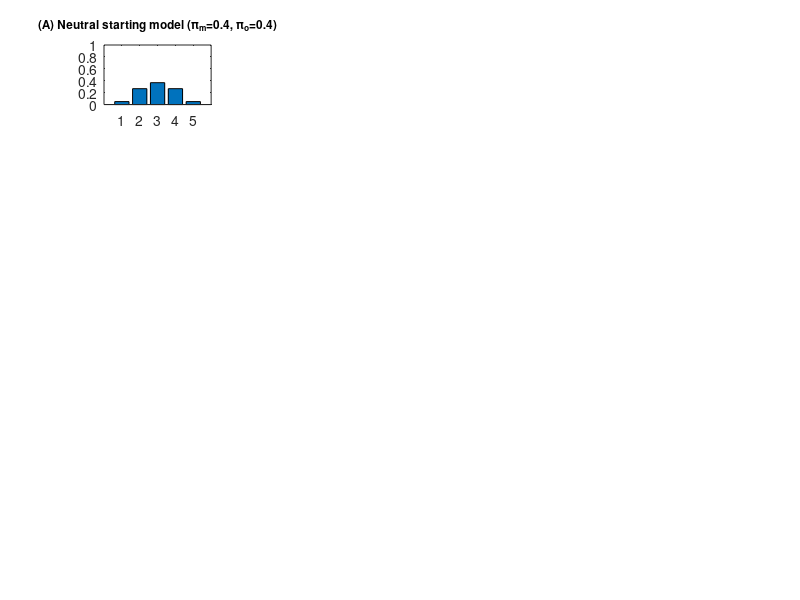

Recreate this plot in MATLAB. (Note: this script raises an error after producing the figure.)




clear all
close all




% Observations
load S.mat; cond=4;                                                         % Load specific observations
o1=S(cond).O1(1,:);                                                         % Positive to negative to positive again
o1=[o1 o1];                                                                 % Double the size of o1 to get more observations
o2=[o1 o1];                                                                 % Double the size of o2 to get more observations
% plot(o1);                                                                 % Plot (normally distributed) observations


% Lenghts for for loops
NO1 = max(o1);                                                              %   10    O1   outcomes
NO2 = max(o2);                                                              %   10    O2   outcomes
NS1 = 5;                                                                    %    5    S1   states (of the self)
NM1 = 4;                                                                    %    4    M1   models (of the self)
NS2 = 5;                                                                    %    5    S2   states (of the other)
NM2 = 4;                                                                    %    4    M1   models (of the other)
Tau = 2;                                                                    %    2   Tau   observations per trial
T =  length(o1)/2;                                                          %   80     T   trials
Nobs = length(o1);                                                          %  160    O1   observations (behaviours)


% Key parameters
eta   = [0.80  0.40  0.80  0.50];                                           % Learning rate (high = fast update of Dirichlet priors)
omega = [0.95  0.95  0.95  0.90];                                           % Forgetting rate (high = slow forgetting of Dirichlet priors)
ps1   = [1.20  0.40  1.20  1.00];                                           % Precision of P(s1|m1): Higher = internal self-mentalizing
ps2   = [0.30  0.30  0.30  1.00];                                           % Precision of P(s2|m2): Higher = internal other-mentalizing
po1   =  0.40;                                                              % Precision of P(o1|s1): Higher = external self-mentalizing
po2   =  0.40;                                                              % Precision of P(o2|s2): Higher = external other-mentalizing




% Hyperpriors: priors of mental states: P(s1|m1)
% (how mental states are generated by model of Self)
S1 = [0 3 5 7 10];                                                          % Values x at which to evaluate probability density function
prior_s1_m1(:, 1 ) = normpdf(S1,  1,  1/ps1(1));                            % Discrete Gaussian with μ=01 & σ=1/ps1, reflecting states under  NEGATIVE  mental model
prior_s1_m1(:, 2 ) = normpdf(S1,  5,  1/ps1(2));                            % Discrete Gaussian with μ=05 & σ=1/ps1, reflecting states under   NORMAL   mental model
prior_s1_m1(:, 3 ) = normpdf(S1,  9,  1/ps1(3));                            % Discrete Gaussian with μ=09 & σ=1/ps1, reflecting states under  POSITIVE  mental model
prior_s1_m1(:, 4 ) = ones(1, 5, 1/ps1(4));                                  % Discrete Gaussian with only 1s,        reflecting states under   EMPTY    mental model

% Hyperpriors: priors of mental states: P(s2|m2)
% (how mental states are generated by model of Other)
S2 = [0 3 5 7 10];                                                          % Values x at which to evaluate probability density function
prior_s2_m2(:, 1 ) = normpdf(S2,  1,  1/ps2(1));                            % Discrete Gaussian with μ=01 & σ=1/ps1, reflecting states under  NEGATIVE  mental model
prior_s2_m2(:, 2 ) = normpdf(S2,  5,  1/ps2(2));                            % Discrete Gaussian with μ=05 & σ=1/ps1, reflecting states under   NORMAL   mental model
prior_s2_m2(:, 3 ) = normpdf(S2,  9,  1/ps2(3));                            % Discrete Gaussian with μ=09 & σ=1/ps1, reflecting states under  POSITIVE  mental model
prior_s2_m2(:, 4 ) = ones(1, 5, 1/ps1(4));                                  % Discrete Gaussian with only 1s,        reflecting states under   EMPTY    mental model

% Normalize priors (to ensure probabilities sum to 1)
% (by dividing each prior with the sum of its states)
P_S1_M11(:, 1 ) = prior_s1_m1(:, 1 )./sum(prior_s1_m1(:, 1 ));               % P(S1|M1) = States under  NEGATIVE  model
P_S1_M11(:, 2 ) = prior_s1_m1(:, 2 )./sum(prior_s1_m1(:, 2 ));               % P(S1|M1) = States under INTEGRATED model
P_S1_M11(:, 3 ) = prior_s1_m1(:, 3 )./sum(prior_s1_m1(:, 3 ));               % P(S1|M1) = States under  POSITIVE  model
P_S1_M11(:, 4 ) = prior_s1_m1(:, 4 )./sum(prior_s1_m1(:, 4 ));               % P(S1|M1) = States under    EMPTY   model
P_S2_M22(:, 1 ) = prior_s2_m2(:, 1 )./sum(prior_s2_m2(:, 1 ));               % P(S2|M2) = States under  NEGATIVE  model
P_S2_M22(:, 2 ) = prior_s2_m2(:, 2 )./sum(prior_s2_m2(:, 2 ));               % P(S2|M2) = States under INTEGRATED model
P_S2_M22(:, 3 ) = prior_s2_m2(:, 3 )./sum(prior_s2_m2(:, 3 ));               % P(S2|M2) = States under  POSITIVE  model
P_S2_M22(:, 4 ) = prior_s2_m2(:, 4 )./sum(prior_s2_m2(:, 4 ));               % P(S2|M2) = States under    EMPTY   model




% Initialize distributions
% for trial-trial inferences
P_S1_M1_O =  nan(NS1, NM1, T);                                              % 5x4x40   matrix  encoding P(S1|M1,O1,O2) over T=40 trials
P_S2_M2_O =  nan(NS2, NM2, T);                                              % 5x4x40   matrix  encoding P(S2|M2,O1,O2) over T=40 trials
P_S1_O    =  nan(NS1, T);                                                   % 5x40     matrix  encoding P(S1|O1,O2)    over T=40 trials
P_S2_O    =  nan(NS2, T);                                                   % 5x40     matrix  encoding P(S1|O1,O2)    over T=40 trials
P_M1_O    =  nan(NM1, T);                                                   % 4x40     matrix  encoding P(M1|O1,O2)    over T=40 trials
P_M2_O    =  nan(NM2, T);                                                   % 4x40     matrix  encoding P(M1|O1,O2)    over T=40 trials
Pr        =  nan(NS1, NS2, NM1);                                            % 5x3x4    matrix  encoding P(S1,S2|M1)
P_O_SM    =  nan(NS1, NM1, NM1);                                            % 5x4      matrix  encoding P(O1|S1,M1,S2,M2)
P_S1_M1   =  nan(NS1, NM1);                                                 % 5x4      matrix  encoding P(S1|M1)      (second-level likelihood) (see line 116)
P_S2_M2   =  nan(NS2, NM2);                                                 % 5x4      matrix  encoding P(S2|M2)      (second-level likelihood) (see line 116)
P_O2_S2   =  nan(NO2, NS2);                                                 % 10x5     matrix  encoding P(O2|S2)      (first-level likelihood)  (see line 89)
P_O1_S1S2 =  nan(NO1, NS1, NS2);                                            % 10x5     matrix  encoding P(O1|S1,S2)   (first-level likelihood)  (see line 89)




% Get likelihoods
O1 = 1:1:max(o1);                                                           % Outcomes [1 2 3 4 5 6 7 8 9 10]
O2 = 1:1:max(o2);                                                           % Outcomes [1 2 3 4 5 6 7 8 9 10]

dmu=[0 0 0 0 0];                                                            % For this simulation, we assume dmu=0
dsig=0;                                                                     % For this simulation, we assume dsig=0

for s1=1:NS1                                                                % For loop to create (10x5x5) likelihood matrix P(O1|S1,S2)
    
    for s2=1:NS2                                                            % and 10x5 likelihood matrix P(O2|S2)
        
        % dmu = 5*(S2(s2)-5);                                               % External state shifts mean up or down
        % dsig = 0.1*abs((S2(s2)-5));                                       % External state also reduces precision

        pdf = normpdf(O1, S1(s1)+dmu(s2), 1/po1+dsig);                      % Discrete Gaussian (defining S1-S2 likelihood) with μ=S1+dmu & σ=1/po1+dsig
        P_O1_S1S2(:, s1, s2) = pdf./sum(pdf);                               % Normalize Gaussian by dividing each of its columns with its SUM
        P_O2_S2(:, s2)=normpdf(O2, S2(s2), 1/po2);                          % Discrete Gaussian (defining S2 likelihood) with μ=S2 & σ=1/po1+dsig
        
    end

end                                                                         % End result is 10x5 matrix representing all outcome-state mappings




o=1;                                                                        % Indicator of which observation the agent experiences at trial t, time tau
i=1;                                                                        % Indicator of Figure position (see PLOTTING section below)

for model=1:5
    
    
    if model==1                                                             % IF function to run through five models
       FF=figure;                                                           % Open up one and only figure in the first iteration
       % FF = figure('Position', [100, 100, 1550, 1100]);                   % Use this to print out figure in a higher resolution
       prior_m1 = [0 1 0 0];                                                % This allows only the NORMAL self-model to be active
       prior_m2 = [0 1 0 0];                                                % This allows only the NORMAL other-model to be active
       colour='cyan';
       o1=[S(6).O1(1,:) S(6).O1(1,:)];                                      % Integrative other-behaviours
       o2=[S(4).O1(1,:) S(4).O1(1,:)];                                      % Normative self-behaviours
    
    elseif model==2
       prior_m1 = [1 0 0 0];                                                % This allows only the NEGATIVE self-model to be active
       prior_m2 = [1 0 0 0];                                                % This allows only the NEGATIVE other-model to be active
       colour = [0.1000 0.4470 0.9000];
       o1=[S(6).O1(1,:) S(6).O1(1,:)];                                      % Integrative other-behaviours
       o2=[S(1).O1(1,:) S(1).O1(1,:)];                                      % Negative self-behaviours
    
    elseif model==3
       prior_m1 = [0 0 1 0];                                                % This allows only the POSITIVE self-model to be active
       prior_m2 = [0 0 1 0];                                                % This allows only the POSITIVE other-model to be active
       colour = [0.95 0 0];
       o1=[S(6).O1(1,:) S(6).O1(1,:)];                                      % Integrative other-behaviours
       o2=[S(2).O1(1,:) S(2).O1(1,:)];                                      % Positive self-behaviours
    
    elseif model==4
       prior_m1 = [1 0 1 0];                                                % This allows both the NEGATIVE & POSITIVE self-models to be active (creating a SPLIT mental model)
       prior_m2 = [1 0 1 0];                                                % This allows both the NEGATIVE & POSITIVE other-models to be active (creating a SPLIT mental model)
       colour='black';
       o1=[S(6).O1(1,:) S(6).O1(1,:)];                                      % Integrative other-behaviours
       o2=[S(3).O1(1,:) S(3).O1(1,:)];                                      % Split self-behaviours
              
    else
       prior_m1 = [0 0 0 1];                                                % This allows only the EMPTY self-model to be active
       prior_m2 = [0 0 0 1];                                                % This allows only the EMPTY other-model to be active
       colour='yellow';
       o1=[S(6).O1(1,:) S(6).O1(1,:)];                                      % Integrative other-behaviours
       o2=[S(7).O1(1,:) S(7).O1(1,:)];                                      % Disorganized self-behaviours
    
    end
    
    
    P_M1(:,1) = prior_m1./sum(prior_m1);                                    % Normalize distribution of mental model: P(M1)
    P_M2(:,1) = prior_m2./sum(prior_m2);                                    % Normalize distribution of mental model: P(M2)
    
    % Technically, you should only do this for the split model which
    % employs two NMs: negative and positive.
    for m=1:NM2                                                
        P_S2_M2(:, m)  = P_S2_M22(:, m)*P_M2(m);
        P_S1_M1(:, m)  = P_S1_M11(:, m)*P_M1(m);
    end
    
    
    for t=1:T                                                               % For loop from t=1 to T=40 (number of trials)
        
        
        % -------------------------------------------------------------- % 
        % ------------------------- INFERENCE -------------------------- % 
        % -------------------------------------------------------------- % 
        %  Inference involves inverting the model by looping over states % 
        % -------------------------------------------------------------- % 
        for tau=1:Tau                                                       % For loop from tau=1 to Tau=2 (number of observations per trial)
            
            for s2=1:NS2
                
                for m1=1:NM1                                                % For loop from m1=1 to NM1=4 (number of state configurations / hyperpriors)
                
                % PRIORS
                if tau==1                                                   % If-then function to create priors of states based on mental models: P(S1|M1)
                   Pr(:,s2,m1)  = P_S2_M2(s2,m1,t)*P_S1_M1(:,m1,t);         % For the first observation (at t=1 & tau=1) the prior is P(S2|M2)(*P(M2))*P(S1|M1)*(P(M1))
                else                                                        % For all other (tau) observations (in all other trials), 
                   Pr(:,s2,m1)  = P_S_O(:, s2, m1);                         % the prior is simply the previous posterior: P(S1,M1,S2,M2|O1,O2)
                end                                                         % Pr = Prior = 5x5x4 matrix = how states are under given self-other models
                
                % LIKELIHOODS
                P_O_SM(:,s2,m1) = P_O1_S1S2(o1(o),:,s2)*P_O2_S2(o2(o),s2);  % Likelihood of observations = P(O1|S1,S2) * P(O2|S2)
                
                end
                
            end
            
            % BAYESIAN INVERSION                                            % Use Bayes' rule to invert generative model and obtain P(S1,M1,S2,M2|O1,O2)
            P_J   = Pr.*P_O_SM;                                             % Bayes numerator: Joint probability: P(O1,S1,M1,O2,S2,M2)
            Po    = sum(P_J(:));                                            % Bayes denominator: Marinal probability: P(O1,O2)
            P_S_O = P_J./Po;                                                % Posterior: P(S1,M1,S2,M2|O1,O2) = Joint / Marginal = 10x4 matrix
            
            o=o+1;                                                          % Add 1 to the variable that indicates which observation is experienced at trial T, time tau
        
        end
        
        % Marginal posteriors at the end of the trial
        P_S1_M1_O(:,:,t) = squeeze(sum(P_S_O,2));                           % Squeeze the posterior at time t into a placeholder variable
        P_S2_M2_O(:,:,t) = squeeze(sum(P_S_O,1));                           % Squeeze the posterior at time t into a placeholder variable
        
        P_S1_O(:,t)      = sum(sum(P_S_O,3),2);                             % Sum rows of P(S1|O1,O2) (prob of S1 states given observations across all models)
        P_S2_O(:,t)      = sum(sum(P_S_O,3),1);                             % Sum rows of P(S2|O1,O2) (prob of S2 states given observations across all models)
        
        P_M1_O(:,t)      = squeeze(sum(sum(P_S_O,2),1));                    % Sum columns of P_S_O (prob of each model being endorsed based on state likelihood)
        
        
        % -------------------------------------------------------------- % 
        % ------------------------- LEARNING --------------------------- % 
        % -------------------------------------------------------------- % 
        %  Learning involves updating Dirichlet concentration parameters % 
        % -------------------------------------------------------------- % 
        
        if model==1
           
           prior_s1_m1(:,2) = omega(2)*prior_s1_m1(:,2) + ...               % Dirichlet prior denoting P(S1|M1=NEGATIVE)
                              eta(2)*P_S1_M1_O(:,2,t);
           prior_s2_m2(:,2) = omega(2)*prior_s2_m2(:,2) + ...               % Dirichlet prior denoting P(S2|M2=NEGATIVE)
                              eta(2)*P_S2_M2_O(:,2,t);
           P_S1_M1(:, 2, t+1) = prior_s1_m1(:, 2)/sum(prior_s1_m1(:,2),1);  % Column 1 of P(S1|M1=NEGATIVE)   divided by its sum
           P_S2_M2(:, 2, t+1) = prior_s2_m2(:, 2)/sum(prior_s2_m2(:,2),1);  % Column 1 of P(S2|M2=NEGATIVE)   divided by its sum
           
        elseif model==2
               
               prior_s1_m1(:,1) = omega(1)*prior_s1_m1(:,1) + ...           % Dirichlet prior denoting P(S1|M1=NEGATIVE)
                                  eta(1)*P_S1_M1_O(:,1,t);
               prior_s2_m2(:,1) = omega(1)*prior_s2_m2(:,1) + ...                  % Dirichlet prior denoting P(S2|M2=NEGATIVE)
                                  eta(1)*P_S2_M2_O(:,1,t);
               P_S1_M1(:, 1, t+1) = prior_s1_m1(:, 1)/sum(prior_s1_m1(:,1),1);     % Column 1 of P(S1|M1=NEGATIVE)   divided by its sum
               P_S2_M2(:, 1, t+1) = prior_s2_m2(:, 1)/sum(prior_s2_m2(:,1),1);     % Column 1 of P(S2|M2=NEGATIVE)   divided by its sum

        elseif model==3
               
               prior_s1_m1(:,3) = omega(3)*prior_s1_m1(:,3) + ...           % Dirichlet prior denoting P(S1|M1=NEGATIVE)
                                  eta(3)*P_S1_M1_O(:,3,t);
               prior_s2_m2(:,3) = omega(3)*prior_s2_m2(:,3) + ...           % Dirichlet prior denoting P(S2|M2=NEGATIVE)
                                  eta(3)*P_S2_M2_O(:,3,t);
               P_S1_M1(:, 3, t+1) = prior_s1_m1(:, 3)/sum(prior_s1_m1(:,3),1); % Column 1 of P(S1|M1=NEGATIVE)   divided by its sum
               P_S2_M2(:, 3, t+1) = prior_s2_m2(:, 3)/sum(prior_s2_m2(:,3),1); % Column 1 of P(S2|M2=NEGATIVE)   divided by its sum
               
        elseif model==4
               
               prior_s1_m1(:,1) = omega(1)*prior_s1_m1(:,1) + ...           % Dirichlet prior denoting P(S1|M1=NEGATIVE)
                                  eta(1)*P_S1_M1_O(:,1,t);
               prior_s1_m1(:,3) = omega(3)*prior_s1_m1(:,3) + ...           % Dirichlet prior denoting P(S1|M1=POSITIVE)
                                  eta(3)*P_S1_M1_O(:,3,t);
               prior_s2_m2(:,1) = omega(1)*prior_s2_m2(:,1) + ...           % Dirichlet prior denoting P(S2|M2=NEGATIVE)
                                  eta(1)*P_S2_M2_O(:,1,t);
               prior_s2_m2(:,3) = omega(3)*prior_s2_m2(:,3) + ...           % Dirichlet prior denoting P(S3|M3=POSITIVE)
                                  eta(3)*P_S2_M2_O(:,3,t);
               P_S1_M1(:, 1, t+1) = prior_s1_m1(:, 1)/sum(prior_s1_m1(:,1),1); % Column 2 of P(S1|M1=NEGATIVE) divided by its sum
               P_S1_M1(:, 3, t+1) = prior_s1_m1(:, 3)/sum(prior_s1_m1(:,3),1); % Column 3 of P(S1|M1=POSITIVE) divided by its sum
               P_S2_M2(:, 1, t+1) = prior_s2_m2(:, 1)/sum(prior_s2_m2(:,1),1); % Column 2 of P(S2|M2=NEGATIVE) divided by its sum
               P_S2_M2(:, 3, t+1) = prior_s2_m2(:, 3)/sum(prior_s2_m2(:,3),1); % Column 3 of P(S2|M2=POSITIVE) divided by its sum
               
         elseif model==5
                
                prior_s1_m1(:,4) = omega(4)*prior_s1_m1(:,4) + ...          % Dirichlet prior denoting P(S1|M1=EMPTY)
                                   eta(4)*P_S1_M1_O(:,4,t);
                prior_s2_m2(:,4) = omega(4)*prior_s2_m2(:,4) + ...          % Dirichlet prior denoting P(S4|M4=EMPTY)
                                   eta(4)*P_S2_M2_O(:,4,t);
                P_S1_M1(:, 4, t+1) = prior_s1_m1(:, 4)/sum(prior_s1_m1(:,4),1); % Column 4 of P(S1|M1=EMPTY)      divided by its sum
                P_S2_M2(:, 4, t+1) = prior_s2_m2(:, 4)/sum(prior_s2_m2(:,4),1); % Column 4 of P(S2|M2=EMPTY)      divided by its sum

         end
        
        
    end
    
    
    
    % ------------------------------------------------------------------ % 
    % --------------------------- PLOTTING ----------------------------- % 
    % ------------------------------------------------------------------ % 
    %                Plotting iteratively all five models                % 
    % ------------------------------------------------------------------ % 
    
    % Prepare variables for plotting
    P_S1_O_plot = P_S1_O;                                                   % New placeholder variable for P(S1|O1)
    P_S2_O_plot = P_S2_O;                                                   % New placeholder variable for P(S2|O2)
    
    % Expand posteriors for plotting purposes
    o=1;                                                                    % Indicator for observation
    for t=1:T                                                               % For loop across all time points T=80
        for tau=1:Tau                                                       % For loop across all trials Tau=2
        P_S1_O_plot(:,o)        = P_S1_O(:,t);                              % Turn ts into os for P(S1|O1)
        P_S2_O_plot(:,o)        = P_S2_O(:,t);
        o=o+1;                                                              % Add 1 to observation
        end                                                                 
    end                                                                     
    
    % Posterior over outcomes
    xo=nan(NO1, NS1);                                                       % Likelihoods P(O1|S1)
    Xo=nan(NO1, NS1);                                                       % Likelihoods P(O1|S1)
    for o=1:Nobs                                                            % For loop from o=1 to all observations=160
        
        for s1=1:NS1
            xo(:,s1) = squeeze(P_O1_S1S2(:,s1,:))*P_S2_O_plot(:,o);         % Multiply each column P(O1|S1,S2) to P(S2|O1,O2)
        end
        
        Xo(:,o) = xo*P_S1_O_plot(:,o);                                      % Marginalise over s1: Likelihood * Marginal Posterior
        
    end
    
    
    % Find posterior prediction
    a=NaN(1,160);                                                           % Initialize a: posterior prediction
    for o=1:Nobs                                                            % For loop across all observations = 160
        a(:,o) = find(Xo(:,o)==max(Xo(:,o)));                               % Find location of maximal Xo in each column (trial)
    end                                                                     % End result = 1x160 indicating posterior predictions
    

    % PLOT models
    subplot(5,4,i);                                                         % Subplot: 5 rows, 3 columns, i=first (left) column
    if model==1
       h=bar(P_S1_M11(:,2));                                                 
       title('(A) Neutral starting model (π_{m}=0.4, π_{ο}=0.4)', ...
             'FontSize', 8.5)
    elseif model==2
       h=bar(P_S1_M11(:,1));
       title('(B) Negative starting model (π_{m}=1.2, π_{ο}=0.4)', ...
             'FontSize', 8.5)
    elseif model==3
       h=bar(P_S1_M11(:,3));
       title('(C) Positive starting model (π_{m}=1.2, π_{ο}=0.4)', ...
             'FontSize', 8.5)
    elseif model==4
       h=bar(P_S1_M11(:,1)); h.FaceColor=colour; hold on
       h=bar(P_S1_M11(:,3));
       title('(D) Split starting model (π_{m}=1.2, π_{ο}=0.4)', ...
             'FontSize', 8.5)
    else
       h=bar(P_S1_M11(:,4));
       title('(E) Empty starting model (π_{m}=0, π_{ο}=0.4)', ...
             'FontSize', 8.5)
       xlabel('\fontsize{7} States')
    end
    ylim([0 1]); 
    h.FaceColor=colour;
    ylabel('\fontsize{7} P(S1|M1)')
    
    hold on
    
    % PLOT posteriors
    subplot(5,4,[i+1 i+2]);                                                 % Subplot: 5 rows, 3 columns, i=two (right) columns
    plot(o1,'ko', 'Color','k', ...
        'Markersize',8, ...
         MarkerFaceColor=[.8 .8 .8]); hold on;
    plot(a(:,:),'ko', 'Color','k', 'Markersize',6, MarkerFaceColor=colour); 
    hold on; ylim([0 11]);
    
    if model==1
       title('(A) Mental inferences under neutral model (cyan circles) and integrative observations (grey circles)')
    elseif model==2
       title('(B) Mental inferences under negative model (blue circles) and integrative observations (grey circles)')
    elseif model==3
       title('(C) Mental inferences under positive model (red circles) and integrative observations (grey circles)')
    elseif model==4
       title('(D) Mental inferences under split model (black circles) and integrative observations (grey circles)')
    else
       title('(E) Mental inferences under empty model (yellow circles) and integrative observations (grey circles)')
       xlabel('\fontsize{8.5} Trial')
    end
    
    ylabel('\fontsize{8.5} Observation')
    
    % PLOT FINAL models
    subplot(5,4,i+3);                                                       % Subplot: 5 rows, 3 columns, i=first column (on the left) 
    if model==1
       prior_s1_m1_F(:,2) = normpdf(S1, 5, 1/1);
       P_S1_M1_F(:,2) = prior_s1_m1_F(:,2)./sum(prior_s1_m1_F(:,2));
       h=bar(P_S1_M1_F(:,2));
       title('(A) Integrated final model (π_{m}=1, π_{ο}=0.4)', ...
             'FontSize', 8.5)
     elseif model==2
       prior_s1_m1_F(:,1) = normpdf(S1, 2, 1/0.8);
       P_S1_M1_F(:,1) = prior_s1_m1_F(:,1)./sum(prior_s1_m1_F(:,1));
       h=bar(P_S1_M1_F(:,1));
       title('(B) Semi-Negative final model (π_{m}=0.8, π_{ο}=0.4)', ...
             'FontSize', 8.5)
    elseif model==3
       P_S1_M1_F(:,3)=flip(P_S1_M1_F(:,1));
       h=bar(P_S1_M1_F(:,3));
       title('(C) Semi-Positive final model (π_{m}=0.8, π_{ο}=0.4)', ...
             'FontSize', 8.5)
    elseif model==4
       h=bar(P_S1_M1_F(:,1)); h.FaceColor=colour; hold on
       h=bar(P_S1_M1_F(:,3));
       title('(D) Semi-Split final model (π_{m}=0.8, π_{ο}=0.4)', ...
             'FontSize', 8.5)
    else
       prior_s1_m1_F(:,4) = normpdf(S1, 5, 1/0.4);
       P_S1_M1_F(:,4) = prior_s1_m1_F(:,4)./sum(prior_s1_m1_F(:,4));
       h=bar(P_S1_M1_F(:,4));
       title('(E) Neutral final model (π_{m}=0.4, π_{ο}=0.4)', ...
             'FontSize', 8.5)
       xlabel('\fontsize{8.5} States')
    end
    ylim([0 1]);
    h.FaceColor=colour;
    ylabel('\fontsize{8.5} P(S1|M1)')
    
    hold on

    i = i+4;                                                                % Add 4 to i to move to next row (after having filled 4 columns)
    o = 1;                                                                  % Initialize observations (for the next model)
    
    
end

% Get current figure handle
fig = gcf;

% Set figure units to inches (or centimeters)
fig.Units = 'inches';
fig.PaperUnits = 'inches';

% Define desired width and height (e.g., 12x6 inches)
width = 16;
height = 10;

% Adjust on-screen figure size
fig.Position(3:4) = [width, height];

% Configure paper settings
fig.PaperPositionMode = 'manual';
fig.PaperPosition = [0 0 width height];
fig.PaperSize = [width height];

% Set background color to white
fig.Color = 'white';            % White Background colour
fig.InvertHardcopy = 'off';     % Maintain existing colours
% fig.InvertHardcopy = 'off';   % Preserve background colour

% Save as PDF
print(fig, 'Figure 7.pdf', '-dpdf');
